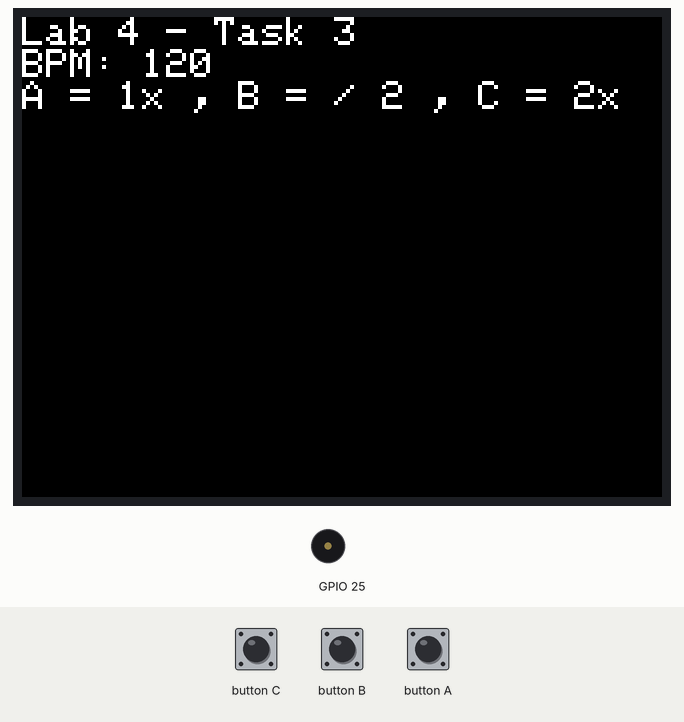
Recording of a sketch running on a simulated ESP32. Parts: 320×240 colour display, buzzer (waves = sounding). The test bench sets the inputs (shaded band).

Above: at 1.4 s.
1.5 s: button C pressed for 0.15 s
At 3.64 s:
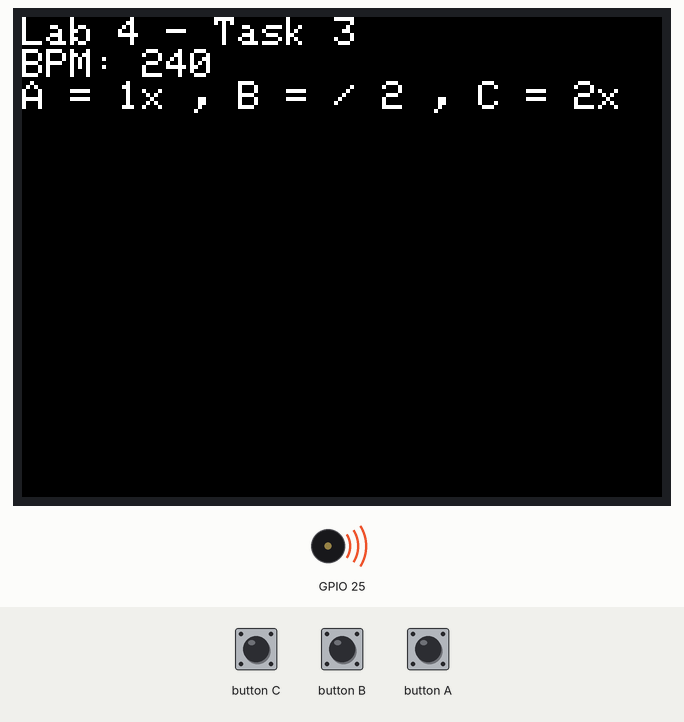
At 6.2 s:
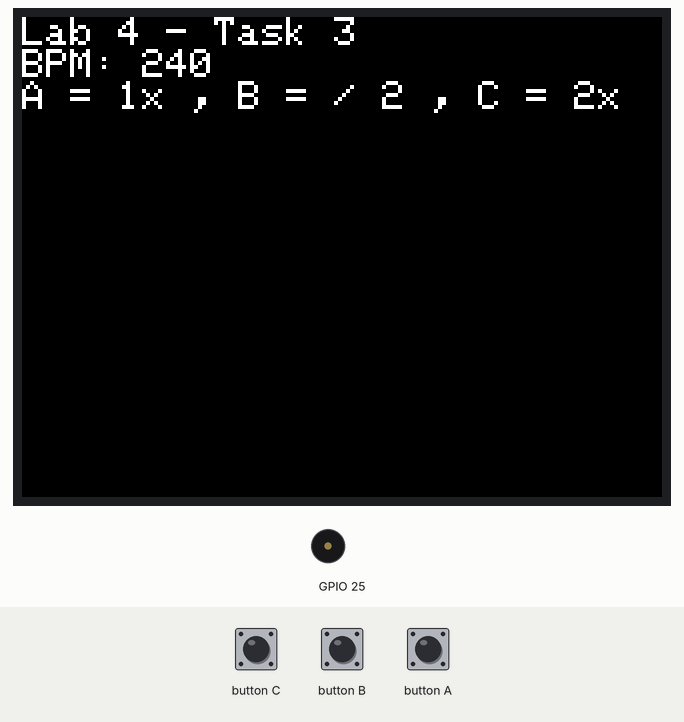
Timing chart, 0 to 7.7 s (numbered marks = the images above; inputs shaded):
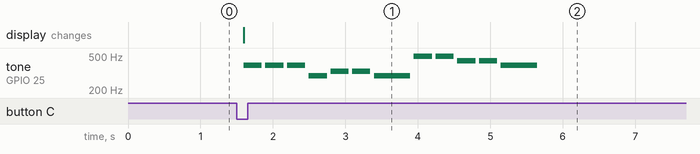

Measured:
- after the input at 1.5 s, tone on GPIO 25: plays 392 Hz for 0.25 s, 392 Hz for 0.25 s, 392 Hz for 0.25 s, 294 Hz for 0.25 s, 330 Hz for 0.25 s, 330 Hz for 0.25 s … (12 notes in this stretch), starting after 0.10 s; the display: changes after 0.10 s (image 1)

The sketch:

lab_4_3.ino
```cpp
#include <M5Unified.h>
#define C4 262
#define D4 294
#define E4 330
#define F4 349
#define G4 392
#define A4 440
#define B4 494
#define MSEC_PER_MIN 60000
#define DEFAULT_TEMPO 120
int melody[] = { G4, G4, G4, D4, E4, E4, D4, B4, B4, A4, A4, G4 };
int noteValues[] = { 1, 1, 1, 1, 1, 1, 2, 1, 1, 1, 1, 2 };
int numNotes = sizeof(melody) / sizeof(melody[0]);
int tempo = DEFAULT_TEMPO;
int currentIndex = 0;    // which note to play next
bool isPlaying = false;  // true = playing, false = paused
void setup() {
  M5.begin();
  M5.Speaker.setVolume(160);
  Serial.begin(115200);
  M5.Display.setTextSize(3);
  showInfo(tempo);
}
void loop() {
  M5.update();
  if (M5.BtnA.wasPressed()) {
    M5.Speaker.stop();
    tempo = DEFAULT_TEMPO;
    showInfo(tempo);
    for (int i = 0; i < numNotes; i++) {
      int playTime = noteValues[i] * (MSEC_PER_MIN / tempo);
      M5.Speaker.tone(melody[i], playTime);
      delay(playTime);
      delay(50);
    }
  }
  if (M5.BtnB.wasPressed()) {
    M5.Speaker.stop();
    int half_tempo = DEFAULT_TEMPO / 2;
    showInfo(half_tempo);
    for (int i = 0; i < numNotes; i++) {
      int playTimeHALF = noteValues[i] * (MSEC_PER_MIN / half_tempo);
      M5.Speaker.tone(melody[i], playTimeHALF);
      delay(playTimeHALF);
      delay(50);
    }
  }
    if (M5.BtnC.wasPressed()) {
      M5.Speaker.stop();
    int fasttempo = DEFAULT_TEMPO * 2;
    showInfo(fasttempo);
    for (int i = 0; i < numNotes; i++) {
      int playTimeFULL = noteValues[i] * (MSEC_PER_MIN / fasttempo);
      M5.Speaker.tone(melody[i], playTimeFULL);
      delay(playTimeFULL);
      delay(50);
    }
  }
}

void showInfo(int currentTempo) {
  M5.Display.setTextSize(2);
  M5.Display.setCursor(0,0);
  M5.Display.clear();
  M5.Display.println("Lab 4 - Task 3");
  M5.Display.print("BPM: ");
  M5.Display.println(currentTempo);
  M5.Display.println("A = 1x , B = / 2 , C = 2x");
}
```
